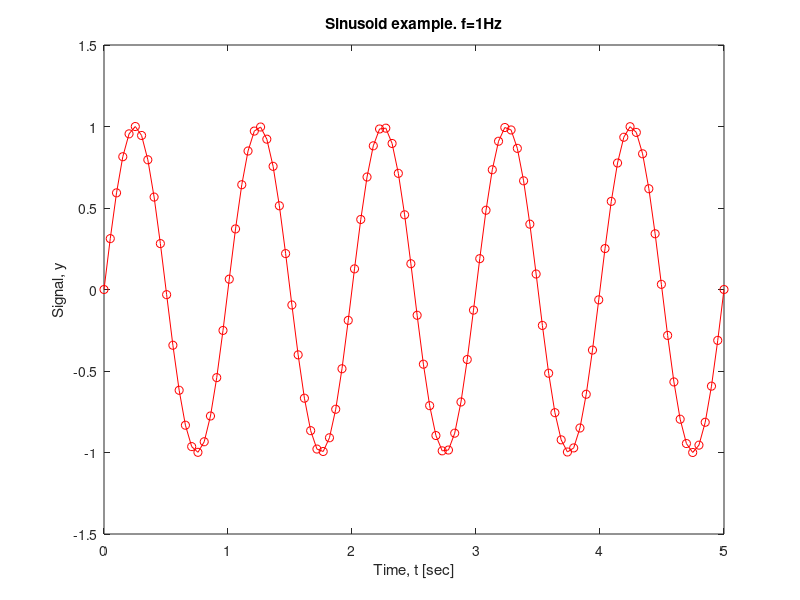
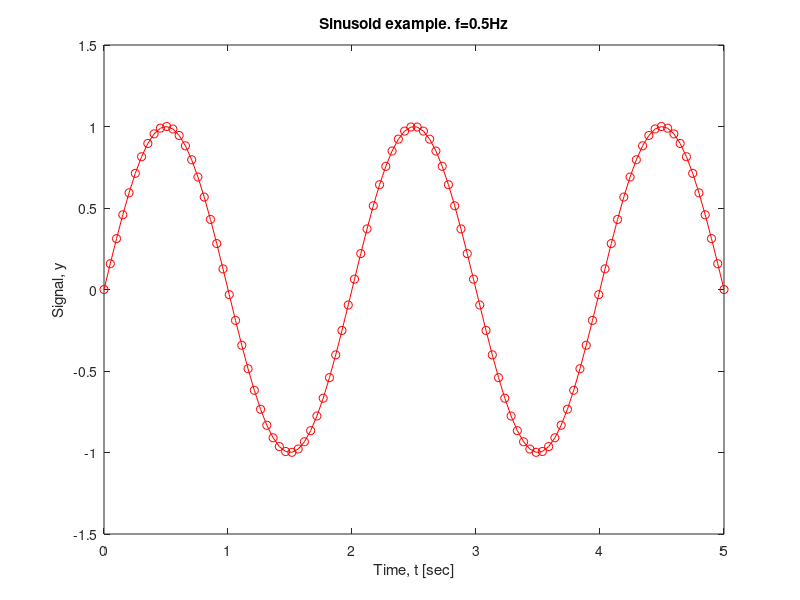

The MATLAB source for these figures, in order:
clear ;
clc ;

t = linspace(0, 5, 100);
f = 1;
y = sin( 2*pi*f*t );

figure(1);
plot(t, y, '-or') ;
title('Sinusoid example. f=1Hz');
xlabel('Time, t [sec]');
ylabel('Signal, y');

axis([0 5 -1.5 1.5]);


t = linspace(0, 5, 100);
f = 0.5;
y = sin( 2*pi*f*t );

figure(2);
plot(t, y, '-or') ;
title('Sinusoid example. f=0.5Hz');
xlabel('Time, t [sec]');
ylabel('Signal, y');

axis([0 5 -1.5 1.5]);